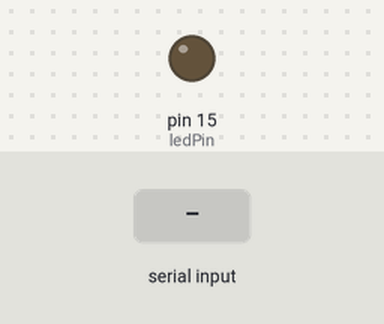
This sketch was run on a simulated Arduino Mega 2560, built with avr-gcc and run on an emulated ATmega2560. On the bench: output pins drawn as LEDs (lit = HIGH). The inputs (shaded band) are chosen by the test bench.

Above: at 1.2 s.
1.3 s: "30,150\n" received over the second serial link
At 2.5 s:
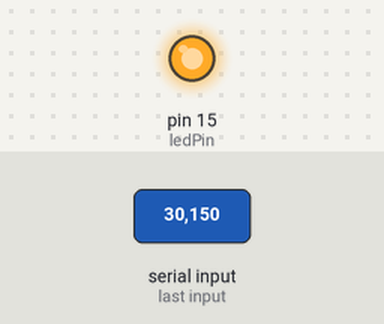
2.8 s: "90,45\n" received over the second serial link
At 3.6 s:
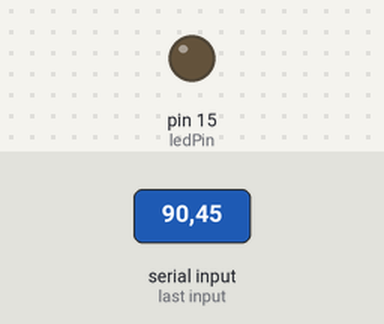
4.3 s: "200\n" received over the second serial link
At 4.7 s:
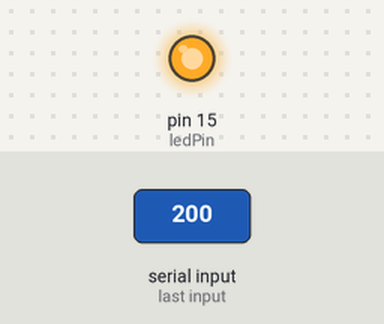
Timing chart, 0 to 7.3 s (numbered marks = the images above; inputs shaded):
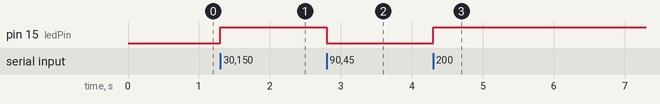

The sketch:

pwm_led.ino
```cpp
int ledPin = 15;

void setup() {
  // put your setup code here, to run once:
  Serial1.begin(115200);
  pinMode(ledPin, OUTPUT);
}

void loop() {
  // put your main code here, to run repeatedly:
  // if there is any serial available, read it:
  while (Serial1.available() > 0) {
    int level = Serial1.parseInt();
    if(Serial1.read() == '\n') { //Look for newline
      analogWrite(ledPin, level);
      Serial1.println(level, HEX);
    }
  }

}
```

Measured:
- after the input at 1.3 s, pin 15 (ledPin): LOW → HIGH at once
- after the input at 2.8 s, pin 15 (ledPin): HIGH → LOW at once
- after the input at 4.3 s, pin 15 (ledPin): LOW → HIGH at once
